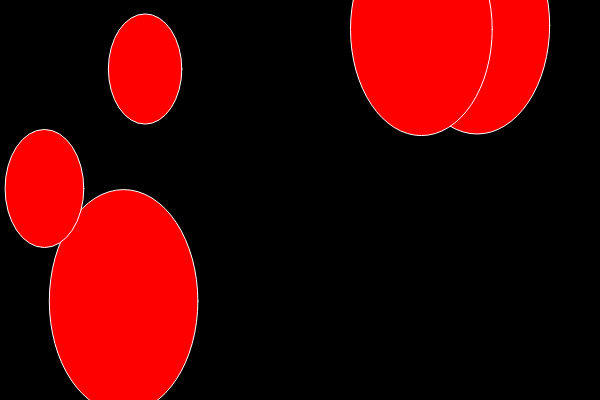
Frame 1 (no input)
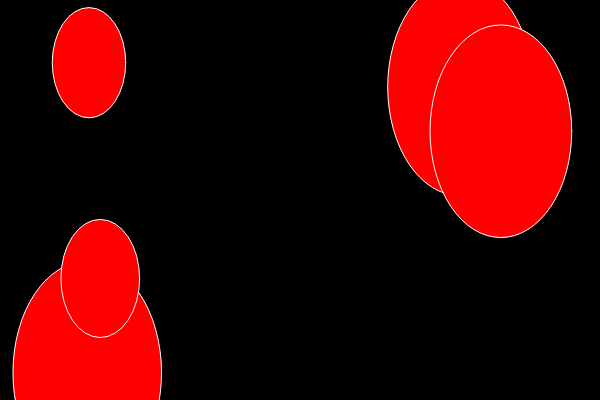
Frame 60 (no input)
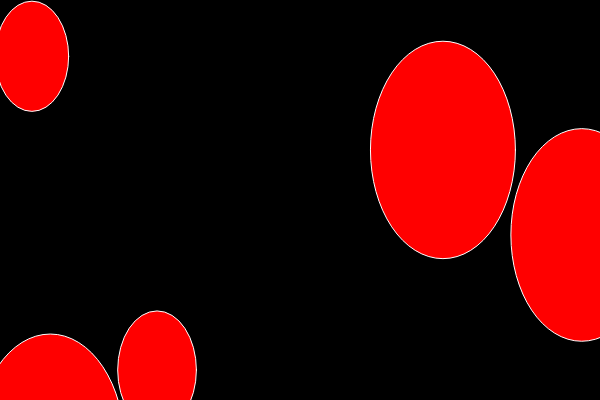
Frame 120 (the mouse pressed at the canvas centre since frame 60)

The p5.js sketch that drew these frames (run headless with seeded random() and noise() and a simulated clock; from frame 60 on, the mouse is pressed at the canvas centre):

// p5.js sketch
// ── sketch.js
var bubbles = [];

function setup() {
  createCanvas(600,400);
  
  bubble1 = new Bubble();
  bubble2 = new Bubble();
  bubble3 = new Bubble();
  // Created new bubbles 4 and 5
  bubble4 = new Bubble();
  bubble5 = new Bubble();
}

function draw() {
  background(0);
  bubble1.move();
  bubble2.move();
  bubble3.move();
  // created movement of bubble 4 and 5
  bubble4.move();
  bubble5.move();
  
  bubble1.display();
  bubble2.display();
  bubble3.display();
  // displued the bubble
  bubble4.display();
  bubble5.display();
}

    
// ── Bubble.js
class Bubble {
  
  constructor() { 
    var allInstances = [];
    
    var radius = random(10,100);
    this.x = random(0, width);
    this.y = random(0, height);
    // Tried with fixed value of X and Y. This made all bubbles start from same position. 
    //this.x = 10;
    //this.y = 20;
    
    //this.width = radius;
    //this.height = radius;
    // changed width and height - this caused the shape of bubble change
    this.width = 2*radius;
    this.height = 3*radius;

    //this.color = "white";
    // Changed color of the bubble from white to red
    this.color = "red";
    // Chnaged the velocityx and velocity y that changed the movement of the bubbles
    //this.velocityX = random(-5, +5);
    //this.velocityY= random(-5, +5);
    this.velocityX = random(-2, +2);
    this.velocityY= random(-2, +2);
    //this.velocityX = 0;
    //this.velocityY= 1;
    
    this.display = function() {
      stroke(255);
      fill(this.color);
      ellipse(this.x, this.y, this.width, this.height);
    }
    
    this.move = function() {
      this.x = this.x + this.velocityX;
      this.y = this.y + this.velocityY;
    }
      
  }
}
